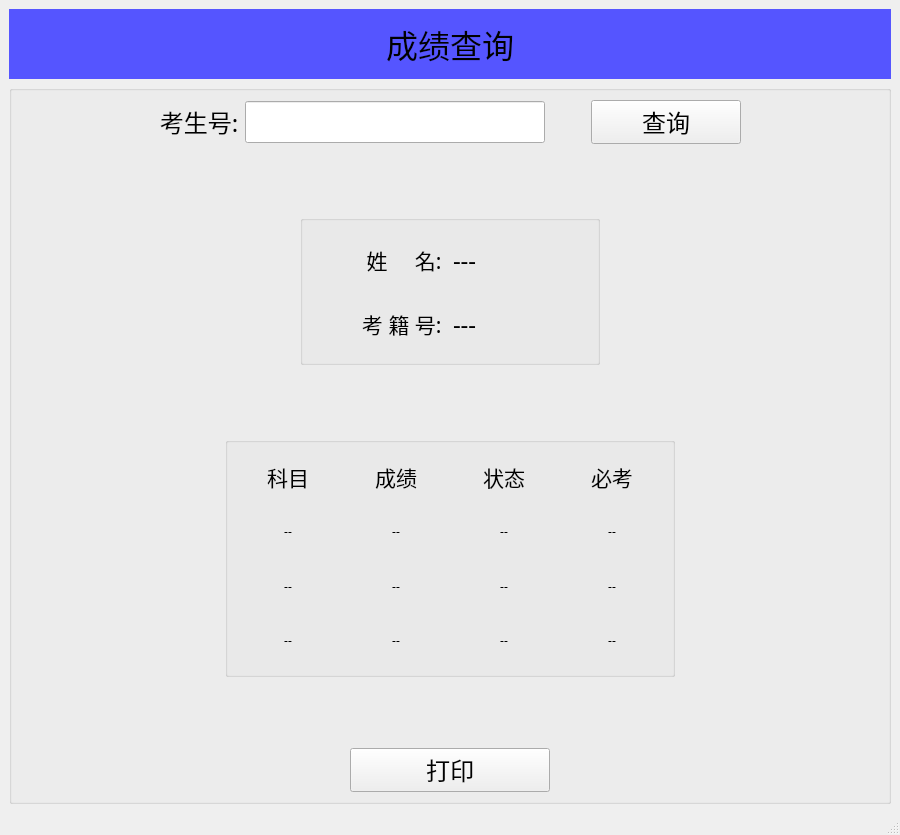
<?xml version="1.0" encoding="UTF-8"?>
<ui version="4.0">
 <class>MainWindow</class>
 <widget class="QMainWindow" name="MainWindow">
  <property name="geometry">
   <rect>
    <x>0</x>
    <y>0</y>
    <width>900</width>
    <height>835</height>
   </rect>
  </property>
  <property name="maximumSize">
   <size>
    <width>900</width>
    <height>16777215</height>
   </size>
  </property>
  <property name="font">
   <font>
    <family>Microsoft YaHei</family>
   </font>
  </property>
  <property name="windowTitle">
   <string>MainWindow</string>
  </property>
  <widget class="QWidget" name="centralwidget">
   <layout class="QVBoxLayout" name="verticalLayout_4">
    <item>
     <widget class="QLabel" name="label_2">
      <property name="minimumSize">
       <size>
        <width>0</width>
        <height>70</height>
       </size>
      </property>
      <property name="font">
       <font>
        <family>Microsoft YaHei</family>
        <pointsize>24</pointsize>
       </font>
      </property>
      <property name="styleSheet">
       <string notr="true">background-color: rgb(85, 85, 255);</string>
      </property>
      <property name="text">
       <string>成绩查询</string>
      </property>
      <property name="alignment">
       <set>Qt::AlignCenter</set>
      </property>
     </widget>
    </item>
    <item>
     <widget class="QGroupBox" name="groupBox_3">
      <property name="title">
       <string/>
      </property>
      <layout class="QVBoxLayout" name="verticalLayout_3">
       <item>
        <layout class="QHBoxLayout" name="horizontalLayout_3">
         <item>
          <spacer name="horizontalSpacer_2">
           <property name="orientation">
            <enum>Qt::Horizontal</enum>
           </property>
           <property name="sizeHint" stdset="0">
            <size>
             <width>40</width>
             <height>20</height>
            </size>
           </property>
          </spacer>
         </item>
         <item>
          <layout class="QHBoxLayout" name="horizontalLayout">
           <item>
            <widget class="QLabel" name="label">
             <property name="font">
              <font>
               <family>Microsoft YaHei</family>
               <pointsize>18</pointsize>
              </font>
             </property>
             <property name="text">
              <string>考生号:</string>
             </property>
            </widget>
           </item>
           <item>
            <widget class="QLineEdit" name="leStudentZkh">
             <property name="minimumSize">
              <size>
               <width>300</width>
               <height>40</height>
              </size>
             </property>
             <property name="font">
              <font>
               <family>Microsoft YaHei</family>
               <pointsize>18</pointsize>
              </font>
             </property>
            </widget>
           </item>
          </layout>
         </item>
         <item>
          <spacer name="horizontalSpacer">
           <property name="orientation">
            <enum>Qt::Horizontal</enum>
           </property>
           <property name="sizeType">
            <enum>QSizePolicy::Maximum</enum>
           </property>
           <property name="sizeHint" stdset="0">
            <size>
             <width>40</width>
             <height>20</height>
            </size>
           </property>
          </spacer>
         </item>
         <item>
          <widget class="QPushButton" name="pbGetScore">
           <property name="minimumSize">
            <size>
             <width>150</width>
             <height>40</height>
            </size>
           </property>
           <property name="font">
            <font>
             <family>Microsoft YaHei</family>
             <pointsize>18</pointsize>
            </font>
           </property>
           <property name="text">
            <string>查询</string>
           </property>
          </widget>
         </item>
         <item>
          <spacer name="horizontalSpacer_3">
           <property name="orientation">
            <enum>Qt::Horizontal</enum>
           </property>
           <property name="sizeHint" stdset="0">
            <size>
             <width>40</width>
             <height>20</height>
            </size>
           </property>
          </spacer>
         </item>
        </layout>
       </item>
       <item>
        <spacer name="verticalSpacer_3">
         <property name="orientation">
          <enum>Qt::Vertical</enum>
         </property>
         <property name="sizeHint" stdset="0">
          <size>
           <width>20</width>
           <height>47</height>
          </size>
         </property>
        </spacer>
       </item>
       <item>
        <layout class="QHBoxLayout" name="horizontalLayout_5">
         <item>
          <spacer name="horizontalSpacer_6">
           <property name="orientation">
            <enum>Qt::Horizontal</enum>
           </property>
           <property name="sizeHint" stdset="0">
            <size>
             <width>40</width>
             <height>20</height>
            </size>
           </property>
          </spacer>
         </item>
         <item>
          <widget class="QGroupBox" name="groupBox">
           <property name="minimumSize">
            <size>
             <width>300</width>
             <height>150</height>
            </size>
           </property>
           <property name="maximumSize">
            <size>
             <width>500</width>
             <height>16777215</height>
            </size>
           </property>
           <property name="title">
            <string/>
           </property>
           <layout class="QGridLayout" name="gridLayout_2">
            <item row="0" column="0">
             <layout class="QHBoxLayout" name="horizontalLayout_2">
              <item>
               <layout class="QVBoxLayout" name="verticalLayout_2">
                <item>
                 <widget class="QLabel" name="label_3">
                  <property name="font">
                   <font>
                    <family>Microsoft YaHei</family>
                    <pointsize>16</pointsize>
                   </font>
                  </property>
                  <property name="text">
                   <string>姓     名: </string>
                  </property>
                  <property name="alignment">
                   <set>Qt::AlignRight|Qt::AlignTrailing|Qt::AlignVCenter</set>
                  </property>
                 </widget>
                </item>
                <item>
                 <widget class="QLabel" name="label_4">
                  <property name="font">
                   <font>
                    <family>Microsoft YaHei</family>
                    <pointsize>16</pointsize>
                   </font>
                  </property>
                  <property name="text">
                   <string>考 籍 号: </string>
                  </property>
                  <property name="alignment">
                   <set>Qt::AlignRight|Qt::AlignTrailing|Qt::AlignVCenter</set>
                  </property>
                 </widget>
                </item>
               </layout>
              </item>
              <item>
               <layout class="QVBoxLayout" name="verticalLayout">
                <item>
                 <widget class="QLabel" name="lbStudentName">
                  <property name="font">
                   <font>
                    <family>Microsoft YaHei</family>
                    <pointsize>18</pointsize>
                   </font>
                  </property>
                  <property name="text">
                   <string>---</string>
                  </property>
                 </widget>
                </item>
                <item>
                 <widget class="QLabel" name="lbStudentKaoJiHao">
                  <property name="font">
                   <font>
                    <family>Microsoft YaHei</family>
                    <pointsize>18</pointsize>
                   </font>
                  </property>
                  <property name="text">
                   <string>---</string>
                  </property>
                 </widget>
                </item>
               </layout>
              </item>
             </layout>
            </item>
           </layout>
          </widget>
         </item>
         <item>
          <spacer name="horizontalSpacer_7">
           <property name="orientation">
            <enum>Qt::Horizontal</enum>
           </property>
           <property name="sizeHint" stdset="0">
            <size>
             <width>40</width>
             <height>20</height>
            </size>
           </property>
          </spacer>
         </item>
        </layout>
       </item>
       <item>
        <spacer name="verticalSpacer_2">
         <property name="orientation">
          <enum>Qt::Vertical</enum>
         </property>
         <property name="sizeHint" stdset="0">
          <size>
           <width>20</width>
           <height>48</height>
          </size>
         </property>
        </spacer>
       </item>
       <item>
        <layout class="QHBoxLayout" name="horizontalLayout_6">
         <item>
          <spacer name="horizontalSpacer_8">
           <property name="orientation">
            <enum>Qt::Horizontal</enum>
           </property>
           <property name="sizeHint" stdset="0">
            <size>
             <width>40</width>
             <height>20</height>
            </size>
           </property>
          </spacer>
         </item>
         <item>
          <widget class="QGroupBox" name="groupBox_2">
           <property name="minimumSize">
            <size>
             <width>450</width>
             <height>240</height>
            </size>
           </property>
           <property name="title">
            <string/>
           </property>
           <layout class="QGridLayout" name="gridLayout_3">
            <item row="0" column="0">
             <layout class="QGridLayout" name="gridLayout">
              <item row="0" column="0">
               <widget class="QLabel" name="label_7">
                <property name="font">
                 <font>
                  <family>Microsoft YaHei</family>
                  <pointsize>16</pointsize>
                 </font>
                </property>
                <property name="text">
                 <string>科目</string>
                </property>
                <property name="alignment">
                 <set>Qt::AlignCenter</set>
                </property>
               </widget>
              </item>
              <item row="0" column="1">
               <widget class="QLabel" name="label_8">
                <property name="font">
                 <font>
                  <family>Microsoft YaHei</family>
                  <pointsize>16</pointsize>
                 </font>
                </property>
                <property name="text">
                 <string>成绩</string>
                </property>
                <property name="alignment">
                 <set>Qt::AlignCenter</set>
                </property>
               </widget>
              </item>
              <item row="0" column="2">
               <widget class="QLabel" name="label_9">
                <property name="font">
                 <font>
                  <family>Microsoft YaHei</family>
                  <pointsize>16</pointsize>
                 </font>
                </property>
                <property name="text">
                 <string>状态</string>
                </property>
                <property name="alignment">
                 <set>Qt::AlignCenter</set>
                </property>
               </widget>
              </item>
              <item row="0" column="3">
               <widget class="QLabel" name="label_10">
                <property name="font">
                 <font>
                  <family>Microsoft YaHei</family>
                  <pointsize>16</pointsize>
                 </font>
                </property>
                <property name="text">
                 <string>必考</string>
                </property>
                <property name="alignment">
                 <set>Qt::AlignCenter</set>
                </property>
               </widget>
              </item>
              <item row="1" column="0">
               <widget class="QLabel" name="lbProject1">
                <property name="text">
                 <string>--</string>
                </property>
                <property name="alignment">
                 <set>Qt::AlignCenter</set>
                </property>
               </widget>
              </item>
              <item row="1" column="1">
               <widget class="QLabel" name="lbScore1">
                <property name="text">
                 <string>--</string>
                </property>
                <property name="alignment">
                 <set>Qt::AlignCenter</set>
                </property>
               </widget>
              </item>
              <item row="1" column="2">
               <widget class="QLabel" name="lbStatus1">
                <property name="text">
                 <string>--</string>
                </property>
                <property name="alignment">
                 <set>Qt::AlignCenter</set>
                </property>
               </widget>
              </item>
              <item row="1" column="3">
               <widget class="QLabel" name="lbChoose1">
                <property name="text">
                 <string>--</string>
                </property>
                <property name="alignment">
                 <set>Qt::AlignCenter</set>
                </property>
               </widget>
              </item>
              <item row="2" column="0">
               <widget class="QLabel" name="lbProject2">
                <property name="text">
                 <string>--</string>
                </property>
                <property name="alignment">
                 <set>Qt::AlignCenter</set>
                </property>
               </widget>
              </item>
              <item row="2" column="1">
               <widget class="QLabel" name="lbScore2">
                <property name="text">
                 <string>--</string>
                </property>
                <property name="alignment">
                 <set>Qt::AlignCenter</set>
                </property>
               </widget>
              </item>
              <item row="2" column="2">
               <widget class="QLabel" name="lbStatus2">
                <property name="text">
                 <string>--</string>
                </property>
                <property name="alignment">
                 <set>Qt::AlignCenter</set>
                </property>
               </widget>
              </item>
              <item row="2" column="3">
               <widget class="QLabel" name="lbChoose2">
                <property name="text">
                 <string>--</string>
                </property>
                <property name="alignment">
                 <set>Qt::AlignCenter</set>
                </property>
               </widget>
              </item>
              <item row="3" column="0">
               <widget class="QLabel" name="lbProject3">
                <property name="text">
                 <string>--</string>
                </property>
                <property name="alignment">
                 <set>Qt::AlignCenter</set>
                </property>
               </widget>
              </item>
              <item row="3" column="1">
               <widget class="QLabel" name="lbScore3">
                <property name="text">
                 <string>--</string>
                </property>
                <property name="alignment">
                 <set>Qt::AlignCenter</set>
                </property>
               </widget>
              </item>
              <item row="3" column="2">
               <widget class="QLabel" name="lbStatus3">
                <property name="text">
                 <string>--</string>
                </property>
                <property name="alignment">
                 <set>Qt::AlignCenter</set>
                </property>
               </widget>
              </item>
              <item row="3" column="3">
               <widget class="QLabel" name="lbChoose3">
                <property name="text">
                 <string>--</string>
                </property>
                <property name="alignment">
                 <set>Qt::AlignCenter</set>
                </property>
               </widget>
              </item>
             </layout>
            </item>
           </layout>
          </widget>
         </item>
         <item>
          <spacer name="horizontalSpacer_9">
           <property name="orientation">
            <enum>Qt::Horizontal</enum>
           </property>
           <property name="sizeHint" stdset="0">
            <size>
             <width>40</width>
             <height>20</height>
            </size>
           </property>
          </spacer>
         </item>
        </layout>
       </item>
       <item>
        <spacer name="verticalSpacer">
         <property name="orientation">
          <enum>Qt::Vertical</enum>
         </property>
         <property name="sizeHint" stdset="0">
          <size>
           <width>20</width>
           <height>47</height>
          </size>
         </property>
        </spacer>
       </item>
       <item>
        <layout class="QHBoxLayout" name="horizontalLayout_7">
         <item>
          <spacer name="horizontalSpacer_10">
           <property name="orientation">
            <enum>Qt::Horizontal</enum>
           </property>
           <property name="sizeHint" stdset="0">
            <size>
             <width>40</width>
             <height>20</height>
            </size>
           </property>
          </spacer>
         </item>
         <item>
          <widget class="QPushButton" name="pbPrintScore">
           <property name="minimumSize">
            <size>
             <width>200</width>
             <height>40</height>
            </size>
           </property>
           <property name="font">
            <font>
             <family>Microsoft YaHei</family>
             <pointsize>18</pointsize>
            </font>
           </property>
           <property name="text">
            <string>打印</string>
           </property>
          </widget>
         </item>
         <item>
          <spacer name="horizontalSpacer_11">
           <property name="orientation">
            <enum>Qt::Horizontal</enum>
           </property>
           <property name="sizeHint" stdset="0">
            <size>
             <width>40</width>
             <height>20</height>
            </size>
           </property>
          </spacer>
         </item>
        </layout>
       </item>
      </layout>
     </widget>
    </item>
   </layout>
  </widget>
  <widget class="QStatusBar" name="statusbar"/>
 </widget>
 <resources/>
 <connections/>
</ui>
